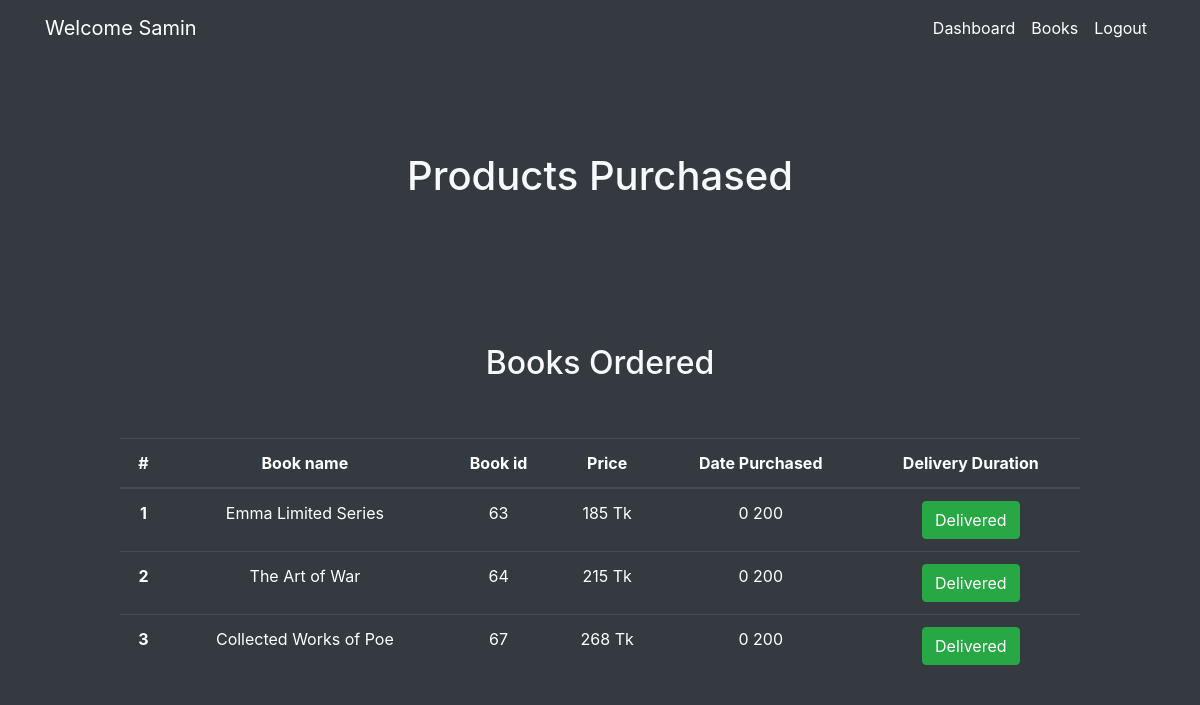
The page /user.php (signed in) on the database as committed earlier.
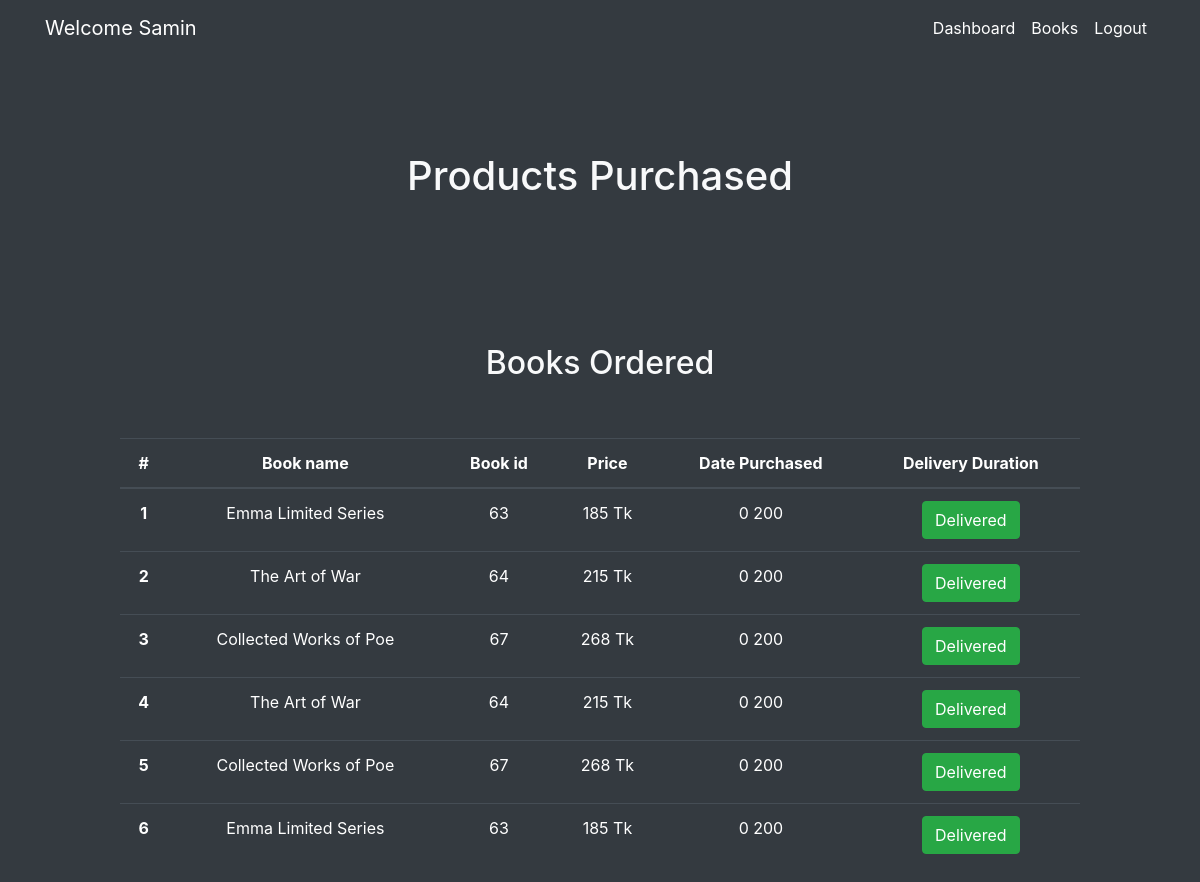
The same page on the database as committed later.
### tables this page shows
CREATE TABLE `book_purchase` (
  `id` int(11) NOT NULL,
  `user_id` int(11) NOT NULL,
  `product_id` int(11) NOT NULL,
  `user_name` varchar(255) NOT NULL,
  `product_name` varchar(255) NOT NULL,
  `price` float NOT NULL
);

### user.php (the view, shortened to what this page needs)
<?php
include 'Config/connect.php';
$user_email = $_SESSION['email'];
$sql_user  = "SELECT * FROM `users` WHERE email='$user_email'";
$user_list = mysqli_query($conn, $sql_user);
$user_row = mysqli_fetch_assoc($user_list);
$user_id = $user_row['id'];
$purchase_book = "SELECT * FROM `book_purchase` WHERE user_id=$user_id";
$purchase_list = mysqli_query($conn, $purchase_book);
$purchase_rows = mysqli_num_rows($purchase_list);
$months = ['', 'January', 'February', 'March', 'April', 'May', 'June', 'July ', 'August', 'September', 'October', 'November', 'December'];
function total_days($year, $month, $day) {
  return $year * 365 + $month * 30 + $day;
}
function time_difference($time_day_now, $time_day_past) {
  return $time_day_now - $time_day_past;
}
function delivery_time($date_remaining) {
  if($date_remaining >= 5) {
    return "<button class='btn btn-success'>Delivered</button>";
  } else {
    $delivery_remaining = 5 - $date_remaining;
    return $delivery_remaining . " days remaining";
  }
}
?>
<!DOCTYPE html>
<html lang="en">
<head>
    <link rel="stylesheet" href="css/style.css">
    <link rel="stylesheet" href="https://cdn.jsdelivr.net/npm/bootstrap@4.3.1/dist/css/bootstrap.min.css">
    <link rel="stylesheet" href="https://cdnjs.cloudflare.com/ajax/libs/font-awesome/6.0.0/css/all.min.css" />
</head>
<body class="bg-dark text-light">
    <nav class="navbar navbar-expand-lg navbar-dark bg-dark">
        <div class="collapse navbar-collapse container" id="navbarSupportedContent">
          <a class="navbar-brand" href="#">Welcome <?php echo  ucfirst(explode("@",$_SESSION['email'])[0]) ?></a>
          <ul class="navbar-nav ml-auto">
            <li class="nav-item active">
              <a class="nav-link" href="user.php">Dashboard</a>
            </li>
            <li class="nav-item active">
                <a class="nav-link" href="books.php">Books</a>
            </li>
            <li class="nav-item active">
                <a class="nav-link" href="logout.php">Logout</a>
            </li>
          </ul>
        </div>
    </nav>
    <?php
      if($purchase_rows > 0) {
          echo '<div class="admin-section">
                    <h1 class="heading mt-5 p-5 h1">Products Purchased</h1>
                </div>
                <h1 class="heading mt-5 p-5 h2">Books Ordered</h1>
                <table class="table table-dark mx-auto" style="text-align: center; width: 80%;">
                        <thead>';
                        echo '<tr>
                                <th scope="col">#</th>
                                <th scope="col">Book name</th>
                                <th scope="col">Book id</th>
                                <th scope="col">Price</th>
                                <th scope="col">Date Purchased</th>
                                <th scope="col">Delivery Duration</th>
                              </tr>
                        </thead>
                        <tbody>';
                        $count = 1;
                        while($row = mysqli_fetch_assoc($purchase_list)) {
                          $book_id = $row['product_id'];
                          $book_title = $row['product_name'];
                          $price = $row['price'];
                          $time = $row['date_purchased'];
                          $time_split = explode(':', $time);
                          $day = (int)$time_split[0];
                          $month = (int)$time_split[1];
                          $month_name = $months[$month];
                          $year = (int)$time_split[2];
                          $total_day_then = total_days($year, $month, $day);
                          $time_now = date("d:m:y");
                          $time_now_split = explode(':', $time_now);
                          $day_now = (int)$time_now_split[0];
                          $month_now = (int)$time_now_split[1];
                          $year_now = (int)$time_now_split[2];
                          $total_day_now = total_days($year_now, $month_now, $day_now);
                          $delivery_status = delivery_time(time_difference($total_day_now, $total_day_then));
                          echo '<tr>
                              <th scope="row">'.$count.'</th>
                              <td>'.$book_title.'</td>
                              <td>'.$book_id.'</td>
                              <td>'.$price.' Tk</td>
                              <td>'.$day .' '.  $month_name.' 20' .  $year.'</td>
                              <td>'. $delivery_status  .'</td>
                            </tr>';
                            $count += 1;
                          }
                    echo '</tbody>
                  </table>';
      } else {
        echo '<div class="admin-section">
                  <h1 class="heading mt-5 p-5 h1">Order Books At Resonable Prices</h1>
              </div>
              <a class="btn btn-info mx-auto w-50 d-block" href="books.php">Click Here To Order Books At Resonable Prices</a>';
      }
    ?>
</body>
</html>

Rows that differ between the two databases and show on the page:
added book_purchase: product_name "The Art of War", product "64", price "215", day "0"
added book_purchase: product_name "Collected Works of Poe", product "67", price "268", day "0"
added book_purchase: product_name "Emma Limited Series", product "63", price "185", day "0"
